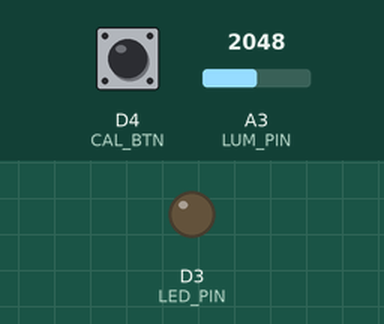
Bench run of a sketch on a simulated Particle Photon. Parts: output pins drawn as LEDs (lit = HIGH). Dashed ring = blinking. The test bench sets the inputs (shaded band); at power-on: D4 (CAL_BTN) LOW, A3 (LUM_PIN) = 2048.

Above: at 1.8 s.
1.9 s: D4 (CAL_BTN) pulled HIGH for 1.2 s
At 2.4 s:
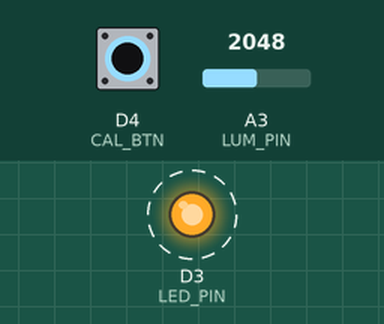
Timing chart, 0 to 12.5 s (numbered marks = the images above; inputs shaded):
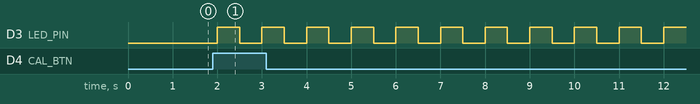

Measured:
- after the input at 1.9 s, D3 (LED_PIN): alternates HIGH for 0.50 s and LOW for 0.50 s, starting after 0.10 s

The sketch:

ifttt.ino
```cpp
#define LUM_PIN          A3
#define LED_PIN          D3
#define CAL_BTN          D4

// Delay times
#define CAL_SLEEP        30000 // At end of calibration (time to position device)
#define READ_DELAY       1000  // 1 second between readings
#define LED_BLINK        500

int  calibrated_sun;           // Stored value for direct sun
int  luminance;                // Current reading

bool calibrated;               // Are we calibrated?
bool sun;                      // Are we currently in sun?

// Declare functions
void calibrate();

void setup() {
    pinMode(LED_PIN, OUTPUT);
    pinMode(CAL_BTN, INPUT);
    pinMode(LUM_PIN, INPUT);

    sun        = false;
    calibrated = false;
}

void loop() {
    luminance = analogRead(LUM_PIN);

    if (!calibrated && digitalRead(CAL_BTN) == HIGH) {
            calibrate();
    } else if (calibrated) {
        digitalWrite(LED_PIN, HIGH);

        if (luminance >= calibrated_sun && !sun) {
            Particle.publish("Light_Status", "Sun");
            sun = true;
        }
        else if (luminance < calibrated_sun && sun) {
            Particle.publish("Light_Status", "Shade");
            sun = false;
        }
    }

    delay(READ_DELAY);
}

void calibrate() {
    calibrated = true;
    calibrated_sun = 100000;

    for (int i = 0; i < 30; i++) {
        luminance = analogRead(LUM_PIN);
        if (calibrated_sun > luminance) {
            calibrated_sun = luminance;
        }
        digitalWrite(LED_PIN, HIGH);
        delay(LED_BLINK);
        digitalWrite(LED_PIN, LOW);
        delay(LED_BLINK);
    }

    Particle.publish("Light_Status", "Calibrated OK");
    delay(CAL_SLEEP);
}
```
